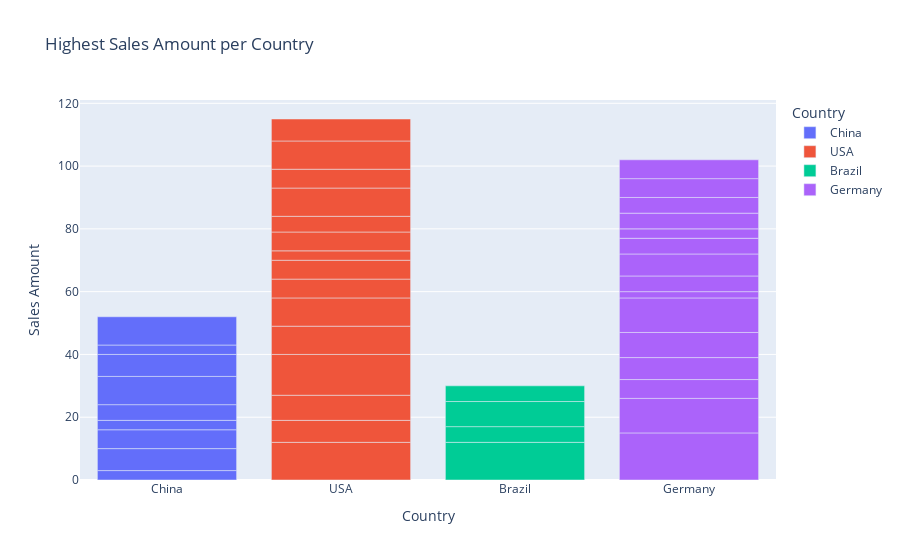

Notebook source saved alongside this figure:
### Markdown cell above
Looking for which country has the highest sales using bar chat visualization

### Code cell
import plotly.express as px

# Assuming your DataFrame is named 'df' and has 'Sales(items)' and 'Country' columns
# Make sure 'Sales(items)' is already converted to numeric type
df['Sales_items'] = pd.to_numeric(df['Sales_items'], errors='coerce')

# Drop rows with missing values in 'Sales(items)' or 'Country'
df = df.dropna(subset=['Sales_items', 'Country'])

# Create a bar chart
fig = px.bar(df, x='Country', y='Sales_items', color='Country',
             labels={'Sales_items': 'Sales Amount', 'Country': 'Country'},
             title='Highest Sales Amount per Country')

fig.show()

### Figure 1 — Plotly figure (JSON) as saved in the notebook; plotly's stock layout.template omitted (floating-point values rounded to 4 significant figures)
{"data": [{"alignmentgroup": "True", "hovertemplate": "Country=%{x}<br>Sales Amount=%{y}<extra></extra>", "legendgroup": "China", "marker": {"color": "#636efa", "pattern": {"shape": ""}}, "name": "China", "offsetgroup": "China", "orientation": "v", "showlegend": true, "textposition": "auto", "type": "bar", "x": ["China", "China", "China", "China", "China", "China", "China", "China", "China"], "xaxis": "x", "y": [3, 7, 6, 3, 5, 9, 7, 3, 9], "yaxis": "y"}, {"alignmentgroup": "True", "hovertemplate": "Country=%{x}<br>Sales Amount=%{y}<extra></extra>", "legendgroup": "USA", "marker": {"color": "#EF553B", "pattern": {"shape": ""}}, "name": "USA", "offsetgroup": "USA", "orientation": "v", "showlegend": true, "textposition": "auto", "type": "bar", "x": ["USA", "USA", "USA", "USA", "USA", "USA", "USA", "USA", "USA", "USA", "USA", "USA", "USA", "USA", "USA"], "xaxis": "x", "y": [12, 7, 8, 13, 9, 9, 6, 6, 3, 6, 5, 9, 6, 9, 7], "yaxis": "y"}, {"alignmentgroup": "True", "hovertemplate": "Country=%{x}<br>Sales Amount=%{y}<extra></extra>", "legendgroup": "Brazil", "marker": {"color": "#00cc96", "pattern": {"shape": ""}}, "name": "Brazil", "offsetgroup": "Brazil", "orientation": "v", "showlegend": true, "textposition": "auto", "type": "bar", "x": ["Brazil", "Brazil", "Brazil", "Brazil"], "xaxis": "x", "y": [12, 5, 8, 5], "yaxis": "y"}, {"alignmentgroup": "True", "hovertemplate": "Country=%{x}<br>Sales Amount=%{y}<extra></extra>", "legendgroup": "Germany", "marker": {"color": "#ab63fa", "pattern": {"shape": ""}}, "name": "Germany", "offsetgroup": "Germany", "orientation": "v", "showlegend": true, "textposition": "auto", "type": "bar", "x": ["Germany", "Germany", "Germany", "Germany", "Germany", "Germany", "Germany", "Germany", "Germany", "Germany", "Germany", "Germany", "Germany", "Germany", "Germany"], "xaxis": "x", "y": [15, 11, 6, 7, 8, 11, 2, 5, 7, 5, 3, 5, 5, 6, 6], "yaxis": "y"}], "layout": {"barmode": "relative", "legend": {"title": {"text": "Country"}, "tracegroupgap": 0}, "title": {"text": "Highest Sales Amount per Country"}, "xaxis": {"anchor": "y", "categoryarray": ["China", "USA", "Brazil", "Germany"], "categoryorder": "array", "domain": [0, 1], "title": {"text": "Country"}}, "yaxis": {"anchor": "x", "domain": [0, 1], "title": {"text": "Sales Amount"}}}}
